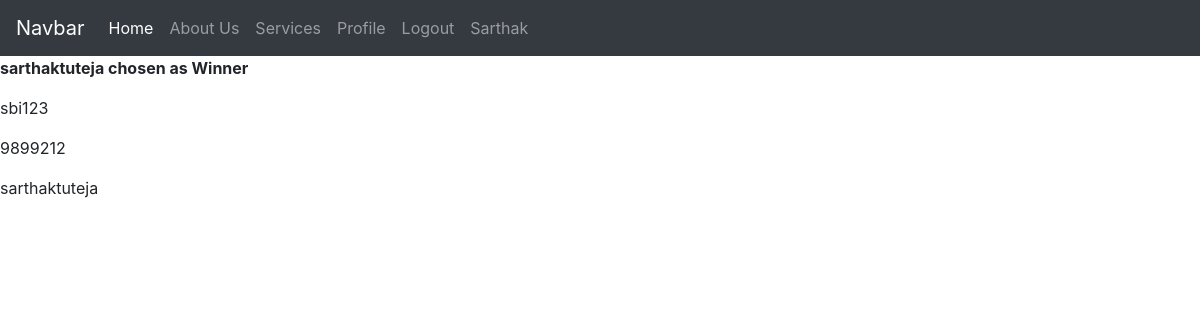
The app's page /get/6/transfer/sarthaktuteja (signed in) with its own data.
### comity/models.py (models this page shows, shortened)
class UserInfo(models.Model):
    u_id =  models.ForeignKey(
        settings.AUTH_USER_MODEL,
        on_delete=models.CASCADE,
        null=True,
     )
    account_number = models.CharField(max_length=122)
    ifsc = models.CharField(max_length=122)
    qr_code = models.ImageField()

### comity/views.py (the view)
# urls.py: path('get/<str:id>/transfer/<str:name>',views.transferMoney,name="transferMoney"),
def transferMoney(request, id, name):
    user = User.objects.get(username=name)
    user_info = UserInfo.objects.filter(u_id = user)
    context = {"winner" : name, "user_info" : user_info}
    return render(request, 'transfer.html', context)

### templates/transfer.html (shortened to what this page needs)
{% extends 'base.html' %}
{% block body %}
<b><p>{{winner}} chosen as Winner</p></b>
{% if user_info %}
{% for u in user_info %}
<p> {{u.ifsc}} </p>
<p> {{u.account_number}} </p>
<p> {{u.u_id.username}} </p>
{% endfor %}
{% else %}
<p>No user data</p>
{% endif %}
{% endblock body %}

### templates/base.html (shortened to what this page needs)
<!doctype html>
<html lang="en">
  <head>
    <link rel="stylesheet" href="https://stackpath.bootstrapcdn.com/bootstrap/4.3.1/css/bootstrap.min.css">
  </head>
  <body>
<nav class="navbar navbar-expand-lg navbar-dark bg-dark">
  <a class="navbar-brand" href="#">Navbar</a>
  <div class="collapse navbar-collapse" id="navbarNavDropdown">
    <ul class="navbar-nav">
      <li class="nav-item active">
        <a class="nav-link" href="/">Home <span class="sr-only">(current)</span></a>
      </li>
      <li class="nav-item">
        <a class="nav-link" href="/about">About Us</a>
      </li>
      <li class="nav-item">
        <a class="nav-link" href="/services">Services</a>
      </li>
      <li class="nav-item">
        <a class="nav-link" href="/profile">Profile</a>
      </li>
       <li class="nav-item">
        <a class="nav-link" href='/logout'>Logout</a>
      </li>
      <li class="nav-item">
        <a class="nav-link">{{request.user}}</a>
      </li>
    </ul>
  </div>
</nav>
{% block body %} {% endblock body %}
  </body>
</html>

### records on screen
UserInfo: ifsc "sbi123", account_number "9899212", u_id.username "sarthaktuteja"

### other values on screen
{{ request.user }} "Sarthak"
{{ winner }} "sarthaktuteja"
